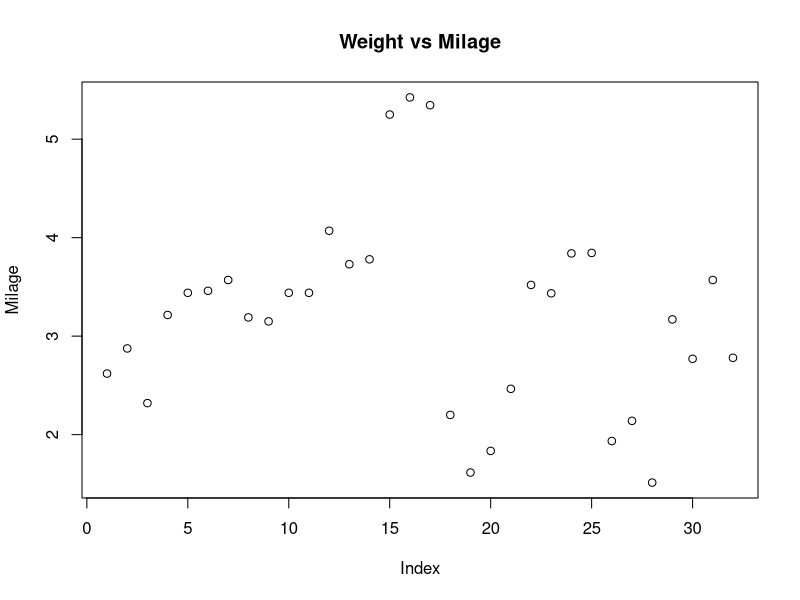
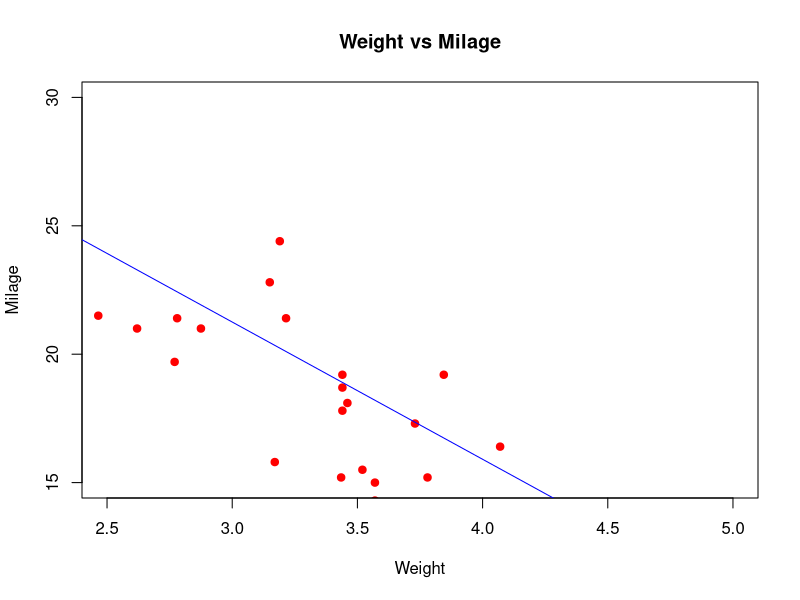

The R source for these figures, in order:
# Scatter Plot in r

mtcars
plot(mtcars$wt,mtcars$mg, Xlab="Weight", ylab="Milage", main= "Weight vs Milage")

#plot the chart for cars with weight betwee 2.5 to 5 and 
#milage between 15 to 30

plot(mtcars$wt, mtcars$mpg, xlab="Weight", ylab= "Milage" ,xlim = c(2.5,5), ylim= c(15,30), main="Weight vs Milage", pch=19, col= "red") #Chang the pattern use for the data set 

abline(lm(mtcars$mpg ~ mtcars$wt, data = mtcars),col="blue")
